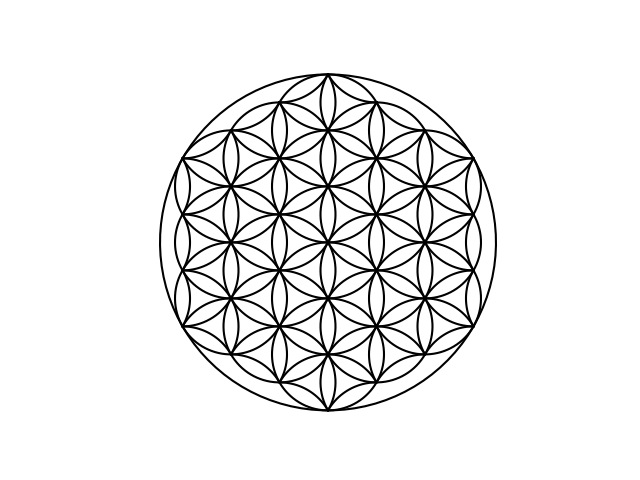

Generate this figure with Python:
import numpy as np
import matplotlib.pyplot as plt
def vida():
    plt.axis("equal")
    puntos = np.linspace(0, 2*np.pi, 100)
    x = np.sin(puntos)
    y = np.cos(puntos)
    for j in range(-2, 3):
        if j==0:
            for i in range(0,3):
                x1 = 1/3*np.sin(puntos)
                y1 = 1/3*np.cos(puntos)
                if i == 1:
                    my = i - 5/3
                elif i == 2:
                    my = i -4/3
                else:
                    my = i
                plt.plot(x1,y1 + my, "k")
        elif j==-1:
            mx1 = -(np.sqrt(3)/6)
            for i in range(-2,2):
                x1 = 1/3*np.sin(puntos)
                y1 = 1/3*np.cos(puntos)
                if i==-2:
                    my1 = i + 3/2    
                elif i==-1:
                    my1 = i + 5/6
                elif i==0:
                    my1 = i + 1/6
                else:
                    my1 = i - 1/2
                plt.plot (x1 + mx1, y1 + my1, "k")
        elif j==1:
            mx2 = (np.sqrt(3)/6)
            for i in range(-2,2):
                x2 = 1/3*np.sin(puntos)
                y2 = 1/3*np.cos(puntos)
                if i==-2:
                    my2 = i + 3/2    
                elif i==-1:
                    my2 = i + 5/6
                elif i==0:
                    my2 = i + 1/6
                else:
                    my2 = i - 1/2
                plt.plot (x2 + mx2, y2 + my2, "k")
        elif j==-2:
            mx3 = -np.sqrt(3)/3
            for i in range (-1, 2):
                x3 = 1/3*np.sin(puntos)
                y3 = 1/3*np.cos(puntos)
                if i==-1:
                    my3 = -1/3
                elif i==0:
                    my3 = i
                else:
                    my3 = 1/3
                plt.plot (x3 + mx3, y3 + my3, "k")
        elif j==2:
            mx4 = np.sqrt(3)/3
            for i in range (-1, 2):
                x4 = 1/3*np.sin(puntos)
                y4 = 1/3*np.cos(puntos)
                if i==-1:
                    my4 = -1/3
                elif i==0:
                    my4 = i
                else:
                    my4 = 1/3
                plt.plot (x4 + mx4, y4 + my4, "k")

    pdif1 = np.linspace (4*np.pi/6, 8*np.pi/6)
    xpdif1 = 1/3*np.sin(pdif1)
    ypdif1 = 1/3*np.cos(pdif1)
    plt.plot(xpdif1, ypdif1+1,"k")

    pdif2 = np.linspace (10*np.pi/6,14*np.pi/6)
    xpdif2 = 1/3*np.sin(pdif2)
    ypdif2 = 1/3*np.cos(pdif2)
    plt.plot(xpdif2, ypdif2-1,"k")

    pdif3 = np.linspace (4*np.pi/6,10*np.pi/6)
    xpdif3 = 1/3*np.sin(pdif3)
    ypdif3 = 1/3*np.cos(pdif3)
    plt.plot(xpdif3 + np.sqrt(3)/6, ypdif3+5/6,"k")

    pdif4 = np.linspace (2*np.pi/6,8*np.pi/6)
    xpdif4 = 1/3*np.sin(pdif4)
    ypdif4 = 1/3*np.cos(pdif4)
    plt.plot(xpdif4 - np.sqrt(3)/6, ypdif4+5/6,"k")

    pdif5 = np.linspace (0,2*np.pi,100)
    xpdif5 = 1/3*np.sin(pdif5)
    ypdif5 = 1/3*np.cos(pdif5)
    plt.plot(xpdif5, ypdif5+1/3,"k")

    pdif6 = np.linspace (0,2*np.pi,100)
    xpdif6 = 1/3*np.sin(pdif6)
    ypdif6 = 1/3*np.cos(pdif6)
    plt.plot(xpdif6, ypdif6-1/3,"k")

    pdif7 = np.linspace (10*np.pi/6,16*np.pi/6)
    xpdif7 = 1/3*np.sin(pdif7)
    ypdif7 = 1/3*np.cos(pdif7)
    plt.plot(xpdif7 - np.sqrt(3)/6, ypdif7 - 5/6,"k")

    pdif8 = np.linspace (8*np.pi/6,14*np.pi/6)
    xpdif8 = 1/3*np.sin(pdif8)
    ypdif8 = 1/3*np.cos(pdif8)
    plt.plot(xpdif8 + np.sqrt(3)/6, ypdif8 - 5/6,"k")

    pdif9 = np.linspace (8*np.pi/6, 2*np.pi/6)
    xpdif9 = 1/3*np.sin(pdif9)
    ypdif9 = 1/3*np.cos(pdif9)
    plt.plot(xpdif9 - np.sqrt(3)/3, ypdif9 + 2/3,"k")

    pdif0 = np.linspace (4*np.pi/6, 10*np.pi/6)
    xpdif0 = 1/3*np.sin(pdif0)
    ypdif0 = 1/3*np.cos(pdif0)
    plt.plot(xpdif0 + np.sqrt(3)/3, ypdif0 + 2/3,"k")

    pd0 = np.linspace (10*np.pi/6, 16*np.pi/6)
    xpd0 = 1/3*np.sin(pd0)
    ypd0 = 1/3*np.cos(pd0)
    plt.plot(xpd0 - np.sqrt(3)/3, ypd0 - 2/3,"k")
    
    pd1 = np.linspace (14*np.pi/6, 8*np.pi/6)
    xpd1 = 1/3*np.sin(pd1)
    ypd1 = 1/3*np.cos(pd1)
    plt.plot(xpd1 + np.sqrt(3)/3, ypd1 - 2/3,"k")
    
    pd2 = np.linspace (12*np.pi/6, 8*np.pi/6)
    xpd2 = 1/3*np.sin(pd2)
    ypd2 = 1/3*np.cos(pd2)
    plt.plot(xpd2 + np.sqrt(3)/2, ypd2 - 1/2,"k")

    pd3 = np.linspace (12*np.pi/6, 16*np.pi/6)
    xpd3 = 1/3*np.sin(pd3)
    ypd3 = 1/3*np.cos(pd3)
    plt.plot(xpd3 - np.sqrt(3)/2, ypd3 - 1/2,"k")

    pd4 = np.linspace (14*np.pi/6, 18*np.pi/6)
    xpd4 = 1/3*np.sin(pd4)
    ypd4 = 1/3*np.cos(pd4)
    plt.plot(xpd4 - np.sqrt(3)/2, ypd4 + 1/2,"k")

    pd5 = np.linspace (6*np.pi/6, 10*np.pi/6)
    xpd5 = 1/3*np.sin(pd5)
    ypd5 = 1/3*np.cos(pd5)
    plt.plot(xpd5 + np.sqrt(3)/2, ypd5 + 1/2,"k")

    pd6 = np.linspace (8*np.pi/6, 6*np.pi/6)
    xpd6 = 1/3*np.sin(pd6)
    ypd6 = 1/3*np.cos(pd6)
    plt.plot(xpd6 + np.sqrt(3)/3, ypd6 + 1,"k")

    pd7 = np.linspace (6*np.pi/6, 4*np.pi/6)
    xpd7 = 1/3*np.sin(pd7)
    ypd7 = 1/3*np.cos(pd7)
    plt.plot(xpd7 - np.sqrt(3)/3, ypd7 + 1,"k")

    pd7 = np.linspace (10*np.pi/6, 12*np.pi/6)
    xpd7 = 1/3*np.sin(pd7)
    ypd7 = 1/3*np.cos(pd7)
    plt.plot(xpd7 + np.sqrt(3)/3, ypd7 - 1,"k")

    pd8 = np.linspace (2*np.pi/6, 0*np.pi/6)
    xpd8 = 1/3*np.sin(pd8)
    ypd8 = 1/3*np.cos(pd8)
    plt.plot(xpd8 - np.sqrt(3)/3, ypd8 - 1,"k")

    pd9 = np.linspace (4*np.pi/6, 6*np.pi/6)
    xpd9 = 1/3*np.sin(pd9)
    ypd9 = 1/3*np.cos(pd9)
    plt.plot(xpd9 - np.sqrt(3)/6, ypd9 + 7/6,"k")

    pd10 = np.linspace (6*np.pi/6, 8*np.pi/6)
    xpd10 = 1/3*np.sin(pd10)
    ypd10 = 1/3*np.cos(pd10)
    plt.plot(xpd10 + np.sqrt(3)/6, ypd10 + 7/6,"k")

    p0 = np.linspace (10*np.pi/6, 12*np.pi/6)
    xp0 = 1/3*np.sin(p0)
    yp0 = 1/3*np.cos(p0)
    plt.plot(xp0 + np.sqrt(3)/6, yp0 - 7/6,"k")

    p0 = np.linspace (0*np.pi/6, 2*np.pi/6)
    xp0 = 1/3*np.sin(p0)
    yp0 = 1/3*np.cos(p0)
    plt.plot(xp0 - np.sqrt(3)/6, yp0 - 7/6,"k")

    p1 = np.linspace (0*np.pi/6, 6*np.pi/6)
    xp1 = 1/3*np.sin(p1)
    yp1 = 1/3*np.cos(p1)
    plt.plot(xp1 - np.sqrt(3)/2, yp1 + 1/6,"k")
    
    p2 = np.linspace (0*np.pi/6, 6*np.pi/6)
    xp2 = 1/3*np.sin(p2)
    yp2 = 1/3*np.cos(p2)
    plt.plot(xp2 - np.sqrt(3)/2, yp2 - 1/6,"k")
    
    p3 = np.linspace (6*np.pi/6, 12*np.pi/6)
    xp3 = 1/3*np.sin(p3)
    yp3 = 1/3*np.cos(p3)
    plt.plot(xp3 + np.sqrt(3)/2, yp3 - 1/6,"k")
    
    p3 = np.linspace (6*np.pi/6, 12*np.pi/6)
    xp3 = 1/3*np.sin(p3)
    yp3 = 1/3*np.cos(p3)
    plt.plot(xp3 + np.sqrt(3)/2, yp3 + 1/6,"k")
    
    p4 = np.linspace (10*np.pi/6, 12*np.pi/6)
    xp4 = 1/3*np.sin(p4)
    yp4 = 1/3*np.cos(p4)
    plt.plot(xp4 + np.sqrt(3)/2, yp4 - 5/6,"k")
    
    p5 = np.linspace (0*np.pi/6, 2*np.pi/6)
    xp5 = 1/3*np.sin(p5)
    yp5 = 1/3*np.cos(p5)
    plt.plot(xp5 - np.sqrt(3)/2, yp5 - 5/6,"k")
    
    p6 = np.linspace (6*np.pi/6, 8*np.pi/6)
    xp6 = 1/3*np.sin(p6)
    yp6 = 1/3*np.cos(p6)
    plt.plot(xp6 + np.sqrt(3)/2, yp6 + 5/6,"k")
    
    p7 = np.linspace (4*np.pi/6, 6*np.pi/6)
    xp7 = 1/3*np.sin(p7)
    yp7 = 1/3*np.cos(p7)
    plt.plot(xp7 - np.sqrt(3)/2, yp7 + 5/6,"k")
    
    p8 = np.linspace (2*np.pi/6, 4*np.pi/6)
    xp8 = 1/3*np.sin(p8)
    yp8 = 1/3*np.cos(p8)
    plt.plot(xp8 - 2*np.sqrt(3)/3, yp8 + 1/3,"k")
    
    p9 = np.linspace (2*np.pi/6, 4*np.pi/6)
    xp9 = 1/3*np.sin(p9)
    yp9 = 1/3*np.cos(p9)
    plt.plot(xp9 - 2*np.sqrt(3)/3, yp9,"k")

    q0 = np.linspace (2*np.pi/6, 4*np.pi/6)
    xq0 = 1/3*np.sin(q0)
    yq0 = 1/3*np.cos(q0)
    plt.plot(xq0 - 2*np.sqrt(3)/3, yq0 - 1/3,"k")
    
    q1 = np.linspace (8*np.pi/6, 10*np.pi/6)
    xq1 = 1/3*np.sin(q1)
    yq1 = 1/3*np.cos(q1)
    plt.plot(xq1 + 2*np.sqrt(3)/3, yq1 - 1/3,"k")
    
    q2 = np.linspace (8*np.pi/6, 10*np.pi/6)
    xq2 = 1/3*np.sin(q2)
    yq2 = 1/3*np.cos(q2)
    plt.plot(xq2 + 2*np.sqrt(3)/3, yq2 + 1/3,"k")

    q3 = np.linspace (8*np.pi/6, 10*np.pi/6)
    xq3 = 1/3*np.sin(q3)
    yq3 = 1/3*np.cos(q3)
    plt.plot(xq3 + 2*np.sqrt(3)/3, yq3,"k")
    
    plt.plot(x,y, "k")

    plt.axis('off')

    plt.savefig("flor")

vida()
